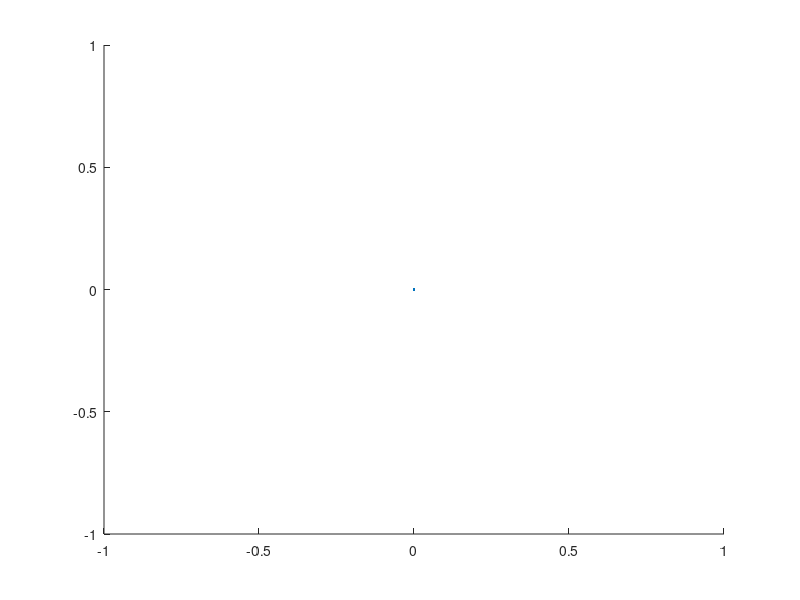

MATLAB code for this plot: (Note: this script raises an error after producing the figure.)
%     figure('Renderer','opengl')
figure
    hold on

    h = plot(0,0,'XDataSource','x','YDataSource','y');
%     anno=annotation('arrow',[0 0],[0.1 0.1],'color','r');
    htf = hgtransform('parent',gca);
    fill([0 -0.08 0.15 -0.08]-0.12,[0 0.1 0 -0.1],'r', 'edgecolor','none','parent',htf,'linesmoothing','on', 'zdata',ones(4,1));
    axis([0,2*pi,-3 3])
    axis equal
    %%
    N=200;

    xx=linspace(0,2*pi,N);
    for k = 1:N;
        x=xx(1:k);
        y=sin(x);
        refreshdata(h)
%         M= makehgtform('translate',[x(end) y(end) 0],'zrotate',pi/4*cos(x(end)));
        M= makehgtform('translate',[x(end) y(end) 0],'zrotate', cos(x(end)));
        cosXend = cos(x(end))
        Yend = y(end)
        set(htf,'Matrix',M)
        pause(1e-5)
        drawnow
    end
    


%{
figure
x=0:0.1:10;y=x.^2;h=plot(x,y,'o',x,y);
set(gca,'YTick',[0,10,25,50,80,99],'XTick',[0.5,8,10]);
set(gca,'YTickLabel',{0 10 25 50 'cutoff' 99});

figure
t=0:0.01:2*pi;
y=exp(sin(t));
h=plot(t,y,'YDataSource','y');
for k=1:0.1:20
y=exp(sin(t.*k));
refreshdata(h,'caller');
drawnow;
pause(0.1);
end
%}



figure
Tf = 0.02;
sigma = sqrt(35/12); % standard deviation
mean = 3.5; % mean
x = 0:Tf:10;
% bell-shaped curve
fx = @(x) (sigma*sqrt(2*pi))\exp(-((x-mean).^2)/2*sigma^2);
f=fx(x);
plot(x,f)
h = gca;
xtick = [ mean mean+sigma mean-sigma];
set(h, 'XTick', sort(xtick))
grid

L = linspace(-5,5,100);
plot(sin(L)); hold on
for i = 1:length(L)
    j(i) = sat(sin(L(i)));
end
plot(j)

